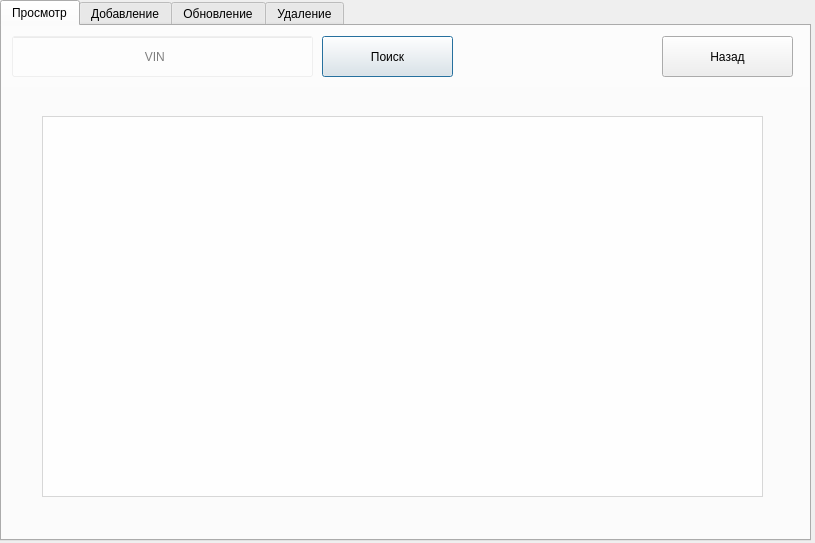
<?xml version="1.0" encoding="UTF-8"?>
<ui version="4.0">
 <class>Dialog</class>
 <widget class="QDialog" name="Dialog">
  <property name="geometry">
   <rect>
    <x>0</x>
    <y>0</y>
    <width>815</width>
    <height>543</height>
   </rect>
  </property>
  <property name="windowTitle">
   <string>Dialog</string>
  </property>
  <widget class="QLabel" name="label">
   <property name="geometry">
    <rect>
     <x>-3</x>
     <y>-5</y>
     <width>821</width>
     <height>551</height>
    </rect>
   </property>
   <property name="text">
    <string/>
   </property>
   <property name="pixmap">
    <pixmap>../photos/imgonline-com-ua-Blur-2l4fVmT8e17N.jpg</pixmap>
   </property>
  </widget>
  <widget class="QTabWidget" name="tabWidget">
   <property name="geometry">
    <rect>
     <x>0</x>
     <y>0</y>
     <width>811</width>
     <height>541</height>
    </rect>
   </property>
   <property name="minimumSize">
    <size>
     <width>0</width>
     <height>541</height>
    </size>
   </property>
   <property name="maximumSize">
    <size>
     <width>16777215</width>
     <height>541</height>
    </size>
   </property>
   <property name="currentIndex">
    <number>0</number>
   </property>
   <property name="tabBarAutoHide">
    <bool>false</bool>
   </property>
   <widget class="QWidget" name="selRow">
    <attribute name="title">
     <string>Просмотр</string>
    </attribute>
    <widget class="QLabel" name="selBack">
     <property name="geometry">
      <rect>
       <x>-3</x>
       <y>-5</y>
       <width>811</width>
       <height>521</height>
      </rect>
     </property>
     <property name="text">
      <string/>
     </property>
     <property name="pixmap">
      <pixmap>../photos/imgonline-com-ua-Blur-2l4fVmT8e17N.jpg</pixmap>
     </property>
    </widget>
    <widget class="QTableView" name="selTableVehicle">
     <property name="geometry">
      <rect>
       <x>40</x>
       <y>90</y>
       <width>721</width>
       <height>381</height>
      </rect>
     </property>
     <property name="styleSheet">
      <string notr="true">color: grey; background-color: rgba(255,255,255,175)</string>
     </property>
    </widget>
    <widget class="QLabel" name="selUpperBack">
     <property name="geometry">
      <rect>
       <x>0</x>
       <y>0</y>
       <width>811</width>
       <height>61</height>
      </rect>
     </property>
     <property name="styleSheet">
      <string notr="true">background-color: rgba(255,255,255,75)</string>
     </property>
     <property name="text">
      <string/>
     </property>
    </widget>
    <widget class="QLineEdit" name="searchVIN">
     <property name="geometry">
      <rect>
       <x>10</x>
       <y>10</y>
       <width>301</width>
       <height>41</height>
      </rect>
     </property>
     <property name="styleSheet">
      <string notr="true">background-color: rgba(255,255,255,50)</string>
     </property>
     <property name="placeholderText">
      <string>                                       VIN</string>
     </property>
    </widget>
    <widget class="QPushButton" name="searchButton">
     <property name="geometry">
      <rect>
       <x>320</x>
       <y>10</y>
       <width>131</width>
       <height>41</height>
      </rect>
     </property>
     <property name="text">
      <string>Поиск</string>
     </property>
    </widget>
    <widget class="QPushButton" name="selReturn">
     <property name="geometry">
      <rect>
       <x>660</x>
       <y>10</y>
       <width>131</width>
       <height>41</height>
      </rect>
     </property>
     <property name="text">
      <string>Назад</string>
     </property>
    </widget>
   </widget>
   <widget class="QWidget" name="addRow">
    <attribute name="title">
     <string>Добавление</string>
    </attribute>
    <widget class="QLabel" name="addBack">
     <property name="geometry">
      <rect>
       <x>-3</x>
       <y>-5</y>
       <width>811</width>
       <height>521</height>
      </rect>
     </property>
     <property name="text">
      <string/>
     </property>
     <property name="pixmap">
      <pixmap>../photos/imgonline-com-ua-Blur-2l4fVmT8e17N.jpg</pixmap>
     </property>
    </widget>
    <widget class="QLabel" name="addUpperBack">
     <property name="geometry">
      <rect>
       <x>0</x>
       <y>0</y>
       <width>811</width>
       <height>61</height>
      </rect>
     </property>
     <property name="styleSheet">
      <string notr="true">background-color: rgba(255,255,255,75)</string>
     </property>
     <property name="text">
      <string/>
     </property>
    </widget>
    <widget class="QPushButton" name="addReturn">
     <property name="geometry">
      <rect>
       <x>660</x>
       <y>10</y>
       <width>131</width>
       <height>41</height>
      </rect>
     </property>
     <property name="text">
      <string>Назад</string>
     </property>
    </widget>
    <widget class="QLabel" name="middleBack">
     <property name="geometry">
      <rect>
       <x>10</x>
       <y>80</y>
       <width>781</width>
       <height>421</height>
      </rect>
     </property>
     <property name="styleSheet">
      <string notr="true">background-color: rgba(255,255,255,150)</string>
     </property>
     <property name="text">
      <string/>
     </property>
    </widget>
    <widget class="QLineEdit" name="addVehicleIdInput">
     <property name="geometry">
      <rect>
       <x>30</x>
       <y>90</y>
       <width>201</width>
       <height>41</height>
      </rect>
     </property>
     <property name="autoFillBackground">
      <bool>false</bool>
     </property>
     <property name="styleSheet">
      <string notr="true">background-color: rgba(255,255,255,100)</string>
     </property>
     <property name="inputMask">
      <string/>
     </property>
     <property name="text">
      <string/>
     </property>
     <property name="placeholderText">
      <string>                          ID</string>
     </property>
    </widget>
    <widget class="QLineEdit" name="addMotoredInput">
     <property name="geometry">
      <rect>
       <x>30</x>
       <y>240</y>
       <width>201</width>
       <height>41</height>
      </rect>
     </property>
     <property name="styleSheet">
      <string notr="true">background-color: rgba(255,255,255,100)</string>
     </property>
     <property name="placeholderText">
      <string>             Моторизованное?</string>
     </property>
    </widget>
    <widget class="QLineEdit" name="addVehicleNameInput">
     <property name="geometry">
      <rect>
       <x>30</x>
       <y>140</y>
       <width>201</width>
       <height>41</height>
      </rect>
     </property>
     <property name="styleSheet">
      <string notr="true">background-color: rgba(255,255,255,100)</string>
     </property>
     <property name="placeholderText">
      <string>               Наименование</string>
     </property>
    </widget>
    <widget class="QLineEdit" name="addColorInput">
     <property name="geometry">
      <rect>
       <x>30</x>
       <y>190</y>
       <width>201</width>
       <height>41</height>
      </rect>
     </property>
     <property name="styleSheet">
      <string notr="true">background-color: rgba(255,255,255,100)</string>
     </property>
     <property name="placeholderText">
      <string>                        Цвет</string>
     </property>
    </widget>
    <widget class="QTableView" name="addTableVehicle">
     <property name="geometry">
      <rect>
       <x>250</x>
       <y>240</y>
       <width>521</width>
       <height>241</height>
      </rect>
     </property>
     <property name="styleSheet">
      <string notr="true">color: grey; background-color: rgba(255,255,255,175)
</string>
     </property>
    </widget>
    <widget class="QPushButton" name="addInsert">
     <property name="geometry">
      <rect>
       <x>520</x>
       <y>190</y>
       <width>251</width>
       <height>41</height>
      </rect>
     </property>
     <property name="text">
      <string>Добавить</string>
     </property>
    </widget>
    <widget class="QLineEdit" name="addYearProdInput">
     <property name="geometry">
      <rect>
       <x>30</x>
       <y>390</y>
       <width>201</width>
       <height>41</height>
      </rect>
     </property>
     <property name="styleSheet">
      <string notr="true">background-color: rgba(255,255,255,100)</string>
     </property>
     <property name="placeholderText">
      <string>                         Год</string>
     </property>
    </widget>
    <widget class="QLineEdit" name="addModelInput">
     <property name="geometry">
      <rect>
       <x>30</x>
       <y>340</y>
       <width>201</width>
       <height>41</height>
      </rect>
     </property>
     <property name="styleSheet">
      <string notr="true">background-color: rgba(255,255,255,100)</string>
     </property>
     <property name="placeholderText">
      <string>                      Модель</string>
     </property>
    </widget>
    <widget class="QLineEdit" name="addBrandInput">
     <property name="geometry">
      <rect>
       <x>30</x>
       <y>290</y>
       <width>201</width>
       <height>41</height>
      </rect>
     </property>
     <property name="styleSheet">
      <string notr="true">background-color: rgba(255,255,255,100)</string>
     </property>
     <property name="placeholderText">
      <string>                       Марка</string>
     </property>
    </widget>
    <widget class="QLineEdit" name="addDamageCostInput">
     <property name="geometry">
      <rect>
       <x>30</x>
       <y>440</y>
       <width>201</width>
       <height>41</height>
      </rect>
     </property>
     <property name="styleSheet">
      <string notr="true">background-color: rgba(255,255,255,100)</string>
     </property>
     <property name="placeholderText">
      <string>                 Цена ремонта</string>
     </property>
    </widget>
    <widget class="QLineEdit" name="addVINInput">
     <property name="geometry">
      <rect>
       <x>250</x>
       <y>90</y>
       <width>251</width>
       <height>41</height>
      </rect>
     </property>
     <property name="styleSheet">
      <string notr="true">background-color: rgba(255,255,255,100)</string>
     </property>
     <property name="placeholderText">
      <string>                                VIN</string>
     </property>
    </widget>
    <widget class="QLineEdit" name="addPassportInput">
     <property name="geometry">
      <rect>
       <x>250</x>
       <y>140</y>
       <width>251</width>
       <height>41</height>
      </rect>
     </property>
     <property name="styleSheet">
      <string notr="true">background-color: rgba(255,255,255,100)</string>
     </property>
     <property name="placeholderText">
      <string>                               ПТС</string>
     </property>
    </widget>
    <widget class="QLineEdit" name="addRegistrationInput">
     <property name="geometry">
      <rect>
       <x>250</x>
       <y>190</y>
       <width>251</width>
       <height>41</height>
      </rect>
     </property>
     <property name="styleSheet">
      <string notr="true">background-color: rgba(255,255,255,100)</string>
     </property>
     <property name="placeholderText">
      <string>                               СТС</string>
     </property>
    </widget>
    <widget class="QLineEdit" name="addAccidentNumberInput">
     <property name="geometry">
      <rect>
       <x>520</x>
       <y>90</y>
       <width>251</width>
       <height>41</height>
      </rect>
     </property>
     <property name="styleSheet">
      <string notr="true">background-color: rgba(255,255,255,100)</string>
     </property>
     <property name="placeholderText">
      <string>                        Кол-во ДТП</string>
     </property>
    </widget>
    <widget class="QLineEdit" name="addInsuranceIDInput">
     <property name="geometry">
      <rect>
       <x>520</x>
       <y>140</y>
       <width>251</width>
       <height>41</height>
      </rect>
     </property>
     <property name="styleSheet">
      <string notr="true">background-color: rgba(255,255,255,100)</string>
     </property>
     <property name="placeholderText">
      <string>                       ID Страховой</string>
     </property>
    </widget>
   </widget>
   <widget class="QWidget" name="updRow">
    <attribute name="title">
     <string>Обновление</string>
    </attribute>
    <widget class="QLabel" name="updBack">
     <property name="geometry">
      <rect>
       <x>-3</x>
       <y>-5</y>
       <width>811</width>
       <height>521</height>
      </rect>
     </property>
     <property name="text">
      <string/>
     </property>
     <property name="pixmap">
      <pixmap>../photos/imgonline-com-ua-Blur-2l4fVmT8e17N.jpg</pixmap>
     </property>
    </widget>
    <widget class="QLabel" name="updUpperBack">
     <property name="geometry">
      <rect>
       <x>0</x>
       <y>0</y>
       <width>811</width>
       <height>61</height>
      </rect>
     </property>
     <property name="styleSheet">
      <string notr="true">background-color: rgba(255,255,255,75)</string>
     </property>
     <property name="text">
      <string/>
     </property>
    </widget>
    <widget class="QPushButton" name="updReturn">
     <property name="geometry">
      <rect>
       <x>660</x>
       <y>10</y>
       <width>131</width>
       <height>41</height>
      </rect>
     </property>
     <property name="text">
      <string>Назад</string>
     </property>
    </widget>
    <widget class="QLabel" name="updMiddleBack">
     <property name="geometry">
      <rect>
       <x>10</x>
       <y>80</y>
       <width>781</width>
       <height>421</height>
      </rect>
     </property>
     <property name="styleSheet">
      <string notr="true">background-color: rgba(255,255,255,150)</string>
     </property>
     <property name="text">
      <string/>
     </property>
    </widget>
    <widget class="QPushButton" name="updChange">
     <property name="geometry">
      <rect>
       <x>520</x>
       <y>190</y>
       <width>251</width>
       <height>41</height>
      </rect>
     </property>
     <property name="text">
      <string>Изменить</string>
     </property>
    </widget>
    <widget class="QTableView" name="updTableVehicle">
     <property name="geometry">
      <rect>
       <x>250</x>
       <y>240</y>
       <width>521</width>
       <height>241</height>
      </rect>
     </property>
     <property name="styleSheet">
      <string notr="true">color: grey; background-color: rgba(255,255,255,175)
</string>
     </property>
    </widget>
    <widget class="QLineEdit" name="updVehicleIdInput">
     <property name="geometry">
      <rect>
       <x>30</x>
       <y>90</y>
       <width>201</width>
       <height>41</height>
      </rect>
     </property>
     <property name="autoFillBackground">
      <bool>false</bool>
     </property>
     <property name="styleSheet">
      <string notr="true">background-color: rgba(255,255,255,100)</string>
     </property>
     <property name="inputMask">
      <string/>
     </property>
     <property name="text">
      <string/>
     </property>
     <property name="placeholderText">
      <string>                          ID</string>
     </property>
    </widget>
    <widget class="QLineEdit" name="updVehicleNameInput">
     <property name="geometry">
      <rect>
       <x>30</x>
       <y>140</y>
       <width>201</width>
       <height>41</height>
      </rect>
     </property>
     <property name="styleSheet">
      <string notr="true">background-color: rgba(255,255,255,100)</string>
     </property>
     <property name="placeholderText">
      <string>               Наименование</string>
     </property>
    </widget>
    <widget class="QLineEdit" name="updColorInput">
     <property name="geometry">
      <rect>
       <x>30</x>
       <y>190</y>
       <width>201</width>
       <height>41</height>
      </rect>
     </property>
     <property name="styleSheet">
      <string notr="true">background-color: rgba(255,255,255,100)</string>
     </property>
     <property name="placeholderText">
      <string>                        Цвет</string>
     </property>
    </widget>
    <widget class="QLineEdit" name="updMotoredInput">
     <property name="geometry">
      <rect>
       <x>30</x>
       <y>240</y>
       <width>201</width>
       <height>41</height>
      </rect>
     </property>
     <property name="styleSheet">
      <string notr="true">background-color: rgba(255,255,255,100)</string>
     </property>
     <property name="placeholderText">
      <string>             Моторизованное?</string>
     </property>
    </widget>
    <widget class="QLineEdit" name="updBrandInput">
     <property name="geometry">
      <rect>
       <x>30</x>
       <y>290</y>
       <width>201</width>
       <height>41</height>
      </rect>
     </property>
     <property name="styleSheet">
      <string notr="true">background-color: rgba(255,255,255,100)</string>
     </property>
     <property name="placeholderText">
      <string>                       Марка</string>
     </property>
    </widget>
    <widget class="QLineEdit" name="updModelInput">
     <property name="geometry">
      <rect>
       <x>30</x>
       <y>340</y>
       <width>201</width>
       <height>41</height>
      </rect>
     </property>
     <property name="styleSheet">
      <string notr="true">background-color: rgba(255,255,255,100)</string>
     </property>
     <property name="placeholderText">
      <string>                      Модель</string>
     </property>
    </widget>
    <widget class="QLineEdit" name="updYearProdInput">
     <property name="geometry">
      <rect>
       <x>30</x>
       <y>390</y>
       <width>201</width>
       <height>41</height>
      </rect>
     </property>
     <property name="styleSheet">
      <string notr="true">background-color: rgba(255,255,255,100)</string>
     </property>
     <property name="placeholderText">
      <string>                         Год</string>
     </property>
    </widget>
    <widget class="QLineEdit" name="updDamageCostInput">
     <property name="geometry">
      <rect>
       <x>30</x>
       <y>440</y>
       <width>201</width>
       <height>41</height>
      </rect>
     </property>
     <property name="styleSheet">
      <string notr="true">background-color: rgba(255,255,255,100)</string>
     </property>
     <property name="placeholderText">
      <string>                 Цена ремонта</string>
     </property>
    </widget>
    <widget class="QLineEdit" name="updVINInput">
     <property name="geometry">
      <rect>
       <x>250</x>
       <y>90</y>
       <width>251</width>
       <height>41</height>
      </rect>
     </property>
     <property name="styleSheet">
      <string notr="true">background-color: rgba(255,255,255,100)</string>
     </property>
     <property name="placeholderText">
      <string>                                VIN</string>
     </property>
    </widget>
    <widget class="QLineEdit" name="updPassportInput">
     <property name="geometry">
      <rect>
       <x>250</x>
       <y>140</y>
       <width>251</width>
       <height>41</height>
      </rect>
     </property>
     <property name="styleSheet">
      <string notr="true">background-color: rgba(255,255,255,100)</string>
     </property>
     <property name="placeholderText">
      <string>                               ПТС</string>
     </property>
    </widget>
    <widget class="QLineEdit" name="updRegistrationInput">
     <property name="geometry">
      <rect>
       <x>250</x>
       <y>190</y>
       <width>251</width>
       <height>41</height>
      </rect>
     </property>
     <property name="styleSheet">
      <string notr="true">background-color: rgba(255,255,255,100)</string>
     </property>
     <property name="placeholderText">
      <string>                               СТС</string>
     </property>
    </widget>
    <widget class="QLineEdit" name="updAccidentNumberInput">
     <property name="geometry">
      <rect>
       <x>520</x>
       <y>90</y>
       <width>251</width>
       <height>41</height>
      </rect>
     </property>
     <property name="styleSheet">
      <string notr="true">background-color: rgba(255,255,255,100)</string>
     </property>
     <property name="placeholderText">
      <string>                        Кол-во ДТП</string>
     </property>
    </widget>
    <widget class="QLineEdit" name="updInsuranceIDInput">
     <property name="geometry">
      <rect>
       <x>520</x>
       <y>140</y>
       <width>251</width>
       <height>41</height>
      </rect>
     </property>
     <property name="styleSheet">
      <string notr="true">background-color: rgba(255,255,255,100)</string>
     </property>
     <property name="placeholderText">
      <string>                       ID Страховой</string>
     </property>
    </widget>
   </widget>
   <widget class="QWidget" name="delRow">
    <attribute name="title">
     <string>Удаление</string>
    </attribute>
    <widget class="QLabel" name="delBack">
     <property name="geometry">
      <rect>
       <x>-3</x>
       <y>-5</y>
       <width>811</width>
       <height>521</height>
      </rect>
     </property>
     <property name="text">
      <string/>
     </property>
     <property name="pixmap">
      <pixmap>../photos/imgonline-com-ua-Blur-2l4fVmT8e17N.jpg</pixmap>
     </property>
    </widget>
    <widget class="QLabel" name="delUpperBack">
     <property name="geometry">
      <rect>
       <x>0</x>
       <y>0</y>
       <width>811</width>
       <height>61</height>
      </rect>
     </property>
     <property name="styleSheet">
      <string notr="true">background-color: rgba(255,255,255,75)
</string>
     </property>
     <property name="text">
      <string/>
     </property>
    </widget>
    <widget class="QPushButton" name="delReturn">
     <property name="geometry">
      <rect>
       <x>660</x>
       <y>10</y>
       <width>131</width>
       <height>41</height>
      </rect>
     </property>
     <property name="text">
      <string>Назад</string>
     </property>
    </widget>
    <widget class="QLineEdit" name="delVINText">
     <property name="geometry">
      <rect>
       <x>10</x>
       <y>10</y>
       <width>301</width>
       <height>41</height>
      </rect>
     </property>
     <property name="styleSheet">
      <string notr="true">background-color: rgba(255,255,255,50)</string>
     </property>
     <property name="placeholderText">
      <string>                                       VIN</string>
     </property>
    </widget>
    <widget class="QPushButton" name="deleteButton">
     <property name="geometry">
      <rect>
       <x>320</x>
       <y>10</y>
       <width>131</width>
       <height>41</height>
      </rect>
     </property>
     <property name="text">
      <string>Удалить</string>
     </property>
    </widget>
    <widget class="QTableView" name="delTableVehicle">
     <property name="geometry">
      <rect>
       <x>40</x>
       <y>90</y>
       <width>721</width>
       <height>381</height>
      </rect>
     </property>
     <property name="styleSheet">
      <string notr="true">color: grey; background-color: rgba(255,255,255,175)
</string>
     </property>
    </widget>
   </widget>
  </widget>
 </widget>
 <resources/>
 <connections/>
</ui>
